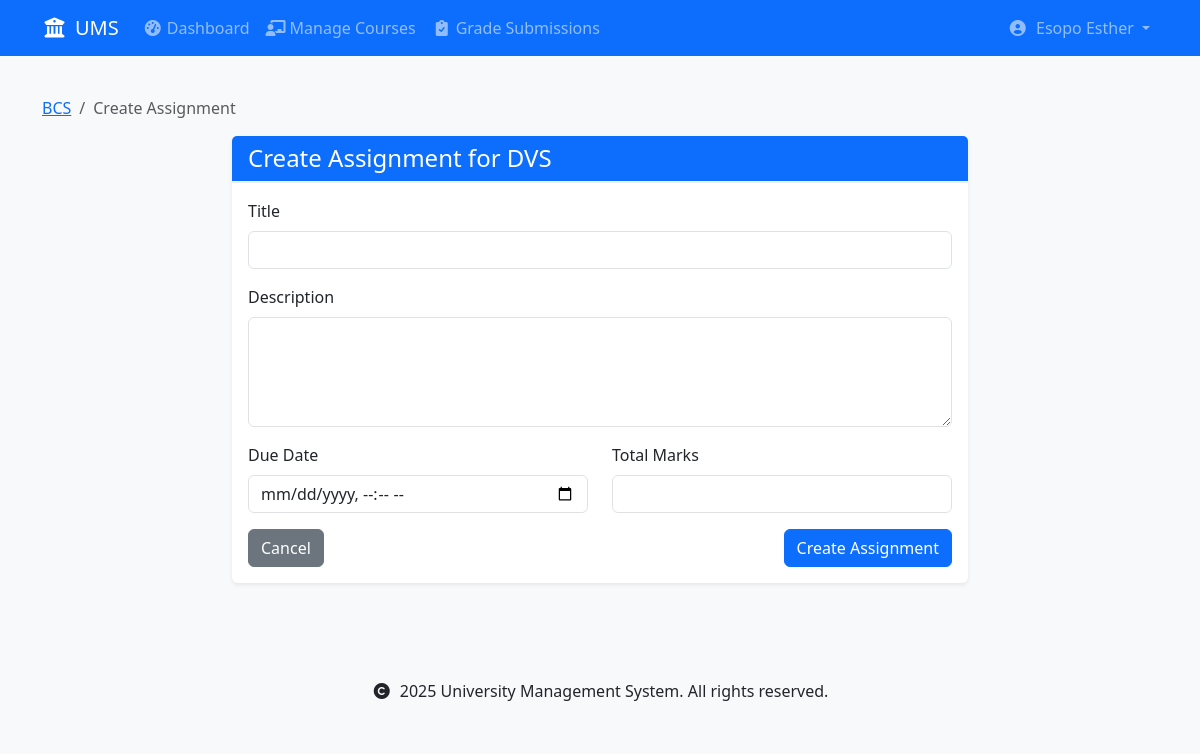
The page /assignments/create/1/ (signed in) on the database its author committed.
### accounts/models.py (models this page shows, shortened)
class User(AbstractUser):
    USER_TYPE_CHOICES = [
        ('student', 'Student'),
        ('lecturer', 'Lecturer'),
    ]
    user_type = models.CharField(max_length=10, choices=USER_TYPE_CHOICES)
    registration_number = models.CharField(max_length=20, unique=True, null=True, blank=True)
    staff_number = models.CharField(max_length=20, unique=True, null=True, blank=True)
    department = models.ForeignKey('schools.Department', on_delete=models.SET_NULL, null=True)
    class Meta:
        db_table = 'accounts_user'
        verbose_name = 'User'
        verbose_name_plural = 'Users'
    def is_student(self):
        return self.user_type == 'student'
    def is_lecturer(self):
        return self.user_type == 'lecturer'

### courses/models.py (models this page shows, shortened)
class Course(models.Model):
    code = models.CharField(max_length=10, unique=True)
    name = models.CharField(max_length=100)
    department = models.ForeignKey(
        'schools.Department',
        on_delete=models.CASCADE,
        related_name='courses'
    )
    lecturer = models.ForeignKey(
        settings.AUTH_USER_MODEL,
        on_delete=models.SET_NULL,  # Changed from CASCADE to SET_NULL
        related_name='courses_teaching',
        limit_choices_to={'user_type': 'lecturer'},
        null=True  # Allow null for existing records
    )
    description = models.TextField(blank=True)
    credits = models.PositiveIntegerField(
        validators=[MinValueValidator(1), MaxValueValidator(6)],
        default=3  # Default number of credits
    )
    is_active = models.BooleanField(default=True)
    created_at = models.DateTimeField(auto_now_add=True)
    updated_at = models.DateTimeField(auto_now=True)
    class Meta:
        ordering = ['department', 'code']
        unique_together = ['department', 'code']

### assignments/views.py (the view)
# urls.py: path('create/<int:course_id>/', views.create_assignment, name='create_assignment'),
@login_required
def create_assignment(request, course_id):
    course = get_object_or_404(Course, pk=course_id, lecturer=request.user)
    if request.method == 'POST':
        form = AssignmentForm(request.POST)
        if form.is_valid():
            assignment = form.save(commit=False)
            assignment.course = course
            assignment.created_by = request.user
            assignment.save()
            messages.success(request, 'Assignment created successfully.')
            return redirect('assignments:assignment_detail', pk=assignment.pk)
    else:
        form = AssignmentForm()
    return render(request, 'assignments/assignment_form.html', {
        'form': form,
        'course': course
    })

### assignments/forms.py
class AssignmentForm(forms.ModelForm):
    class Meta:
        model = Assignment
        fields = ['title', 'description', 'due_date', 'total_marks']
        widgets = {
            'due_date': forms.DateTimeInput(
                attrs={'type': 'datetime-local'},
                format='%Y-%m-%dT%H:%M'
            ),
            'description': forms.Textarea(attrs={'rows': 4}),
        }
    def __init__(self, *args, **kwargs):
        super().__init__(*args, **kwargs)
        for field in self.fields:
            self.fields[field].widget.attrs.update({'class': 'form-control'})

### templates/assignments/assignment_form.html (shortened to what this page needs)
{% extends 'base.html' %}
{% load custom_filters %}
{% block content %}
<div class="container">
    <nav aria-label="breadcrumb" class="mt-3">
        <ol class="breadcrumb">
            <li class="breadcrumb-item">
                <a href="{% url 'courses:course_detail' course.id %}">
                    {{ course.code }}
                </a>
            </li>
            {% if assignment %}
                <li class="breadcrumb-item">
                    <a href="{% url 'assignments:assignment_detail' assignment.id %}">
                        {{ assignment.title }}
                    </a>
                </li>
                <li class="breadcrumb-item active">Edit</li>
            {% else %}
                <li class="breadcrumb-item active">Create Assignment</li>
            {% endif %}
        </ol>
    </nav>
    <div class="row justify-content-center">
        <div class="col-md-8">
            <div class="card">
                <div class="card-header bg-primary text-white">
                    <h2 class="card-title h4 mb-0">
                        {% if assignment %}Edit{% else %}Create{% endif %} Assignment for {{ course.name }}
                    </h2>
                </div>
                <div class="card-body">
                    <form method="post">
                        <div class="mb-3">
                            <label for="{{ form.title.id_for_label }}" class="form-label">Title</label>
                            <input type="text" name="{{ form.title.name }}"
                                   class="form-control {% if form.title.errors %}is-invalid{% endif %}"
                                   id="{{ form.title.id_for_label }}"
                                   value="{{ form.title.value|default:'' }}"
                                   required>
                        </div>
                        <div class="mb-3">
                            <label for="{{ form.description.id_for_label }}" class="form-label">Description</label>
                            <textarea name="{{ form.description.name }}"
                                    class="form-control {% if form.description.errors %}is-invalid{% endif %}"
                                    id="{{ form.description.id_for_label }}"
                                    rows="4"
                                    required>{{ form.description.value|default:'' }}</textarea>
                        </div>
                        <div class="row">
                            <div class="col-md-6 mb-3">
                                <label for="{{ form.due_date.id_for_label }}" class="form-label">Due Date</label>
                                <input type="datetime-local" name="{{ form.due_date.name }}"
                                       class="form-control {% if form.due_date.errors %}is-invalid{% endif %}"
                                       id="{{ form.due_date.id_for_label }}"
                                       value="{{ form.due_date.value|date:'Y-m-d\TH:i' }}"
                                       required>
                            </div>
                            <div class="col-md-6 mb-3">
                                <label for="{{ form.total_marks.id_for_label }}" class="form-label">Total Marks</label>
                                <input type="number" name="{{ form.total_marks.name }}"
                                       class="form-control {% if form.total_marks.errors %}is-invalid{% endif %}"
                                       id="{{ form.total_marks.id_for_label }}"
                                       value="{{ form.total_marks.value|default:'' }}"
                                       min="0" step="0.1"
                                       required>
                            </div>
                        </div>
                        <div class="d-flex justify-content-between">
                            <a href="{% url 'courses:course_detail' course.id %}" class="btn btn-secondary">Cancel</a>
                            <button type="submit" class="btn btn-primary">
                                {% if assignment %}Save Changes{% else %}Create Assignment{% endif %}
                            </button>
                        </div>
                    </form>
                </div>
            </div>
        </div>
    </div>
</div>
{% endblock %}

### templates/base.html (shortened to what this page needs)
{% load static %}
<!DOCTYPE html>
<html lang="en">
<head>
    <link href="https://cdn.jsdelivr.net/npm/bootstrap@5.3.0/dist/css/bootstrap.min.css" rel="stylesheet">
    <link href="https://cdnjs.cloudflare.com/ajax/libs/font-awesome/6.0.0/css/all.min.css" rel="stylesheet">
    <link href="{% static 'css/custom.css' %}" rel="stylesheet">
</head>
<body>
    <nav class="navbar navbar-expand-lg navbar-dark bg-primary">
        <div class="container">
            <a class="navbar-brand" href="{% url 'home' %}">
                <i class="fas fa-university me-2"></i>UMS
            </a>
            <div class="collapse navbar-collapse" id="navbarNav">
                <ul class="navbar-nav me-auto">
                    {% if user.is_authenticated %}
                        {% if user.is_student %}
                            <li class="nav-item">
                                <a class="nav-link" href="{% url 'accounts:student_dashboard' %}">
                                    <i class="fas fa-tachometer-alt me-1"></i>Dashboard
                                </a>
                            </li>
                            <li class="nav-item">
                                <a class="nav-link" href="{% url 'courses:my_courses' %}">
                                    <i class="fas fa-book me-1"></i>My Courses
                                </a>
                            </li>
                            <li class="nav-item">
                                <a class="nav-link" href="{% url 'assignments:assignment_list' %}">
                                    <i class="fas fa-tasks me-1"></i>Assignments
                                </a>
                            </li>
                            <li class="nav-item">
                                <a class="nav-link" href="{% url 'assignments:my_submissions' %}">
                                    <i class="fas fa-file-alt me-1"></i>My Submissions
                                </a>
                            </li>
                        {% elif user.is_lecturer %}
                            <li class="nav-item">
                                <a class="nav-link" href="{% url 'accounts:lecturer_dashboard' %}">
                                    <i class="fas fa-tachometer-alt me-1"></i>Dashboard
                                </a>
                            </li>
                            <li class="nav-item">
                                <a class="nav-link" href="{% url 'courses:teaching_courses' %}">
                                    <i class="fas fa-chalkboard-teacher me-1"></i>Manage Courses
                                </a>
                            </li>
                            <li class="nav-item">
                                <a class="nav-link" href="{% url 'assignments:pending_submissions' %}">
                                    <i class="fas fa-clipboard-check me-1"></i>Grade Submissions
                                </a>
                            </li>
                        {% endif %}
                    {% endif %}
                </ul>
                <ul class="navbar-nav">
                    {% if user.is_authenticated %}
                        <li class="nav-item dropdown">
                            <a class="nav-link dropdown-toggle" href="#" id="userDropdown" role="button"
                               data-bs-toggle="dropdown" aria-expanded="false">
                                <i class="fas fa-user-circle me-1"></i>
                                {{ user.get_full_name|default:user.username }}
                            </a>
                        </li>
                    {% endif %}
                </ul>
            </div>
        </div>
    </nav>
    <main class="py-4">
        {% block content %}
        {% endblock %}
    </main>
    <footer class="bg-light py-4 mt-5">
        <div class="container text-center">
            <p class="mb-0">
                <i class="fas fa-copyright me-1"></i>
                {% now "Y" %} University Management System. All rights reserved.
            </p>
        </div>
    </footer>
</body>
</html>

### static/css/custom.css (style rules this page uses)
body { background-color: #f8f9fa; }
.card { border: none; box-shadow: 0 0.125rem 0.25rem rgba(0, 0, 0, 0.075); transition: transform 0.2s; }
.card-header { background-color: #fff; border-bottom: 2px solid #f0f0f0; }
.fas { width: 1.25em; text-align: center; }

### rows shown on the page
User: get_full_name "Esopo Esther"
Course: code "BCS", name "DVS"
